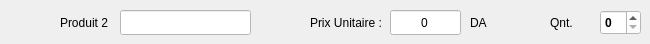
       <widget class="QWidget" name="ProduitB_2">
        <attribute name="title">
         <string>Produit 2</string>
        </attribute>
        <attribute name="toolTip">
         <string>Produit B ...</string>
        </attribute>
        <widget class="QSpinBox" name="productQuantite2">
         <property name="geometry">
          <rect>
           <x>600</x>
           <y>10</y>
           <width>41</width>
           <height>25</height>
          </rect>
         </property>
         <property name="font">
          <font>
           <weight>75</weight>
           <bold>true</bold>
          </font>
         </property>
         <property name="cursor">
          <cursorShape>PointingHandCursor</cursorShape>
         </property>
         <property name="styleSheet">
          <string notr="true">background-color:white;</string>
         </property>
         <property name="maximum">
          <number>1000</number>
         </property>
        </widget>
        <widget class="QLabel" name="providerDProduct_21">
         <property name="geometry">
          <rect>
           <x>310</x>
           <y>10</y>
           <width>71</width>
           <height>25</height>
          </rect>
         </property>
         <property name="styleSheet">
          <string notr="true">QLabel{border:0px}</string>
         </property>
         <property name="text">
          <string>Prix Unitaire :</string>
         </property>
        </widget>
        <widget class="QLabel" name="label_30">
         <property name="geometry">
          <rect>
           <x>470</x>
           <y>10</y>
           <width>21</width>
           <height>25</height>
          </rect>
         </property>
         <property name="font">
          <font>
           <weight>50</weight>
           <bold>false</bold>
          </font>
         </property>
         <property name="styleSheet">
          <string notr="true">QLabel{border:0px}</string>
         </property>
         <property name="text">
          <string>DA</string>
         </property>
        </widget>
        <widget class="QLineEdit" name="productPrice2">
         <property name="geometry">
          <rect>
           <x>390</x>
           <y>10</y>
           <width>71</width>
           <height>25</height>
          </rect>
         </property>
         <property name="styleSheet">
          <string notr="true">background-color:white;</string>
         </property>
         <property name="text">
          <string>0</string>
         </property>
         <property name="alignment">
          <set>Qt::AlignCenter</set>
         </property>
        </widget>
        <widget class="QLabel" name="providerDProduct_22">
         <property name="geometry">
          <rect>
           <x>60</x>
           <y>10</y>
           <width>51</width>
           <height>25</height>
          </rect>
         </property>
         <property name="styleSheet">
          <string notr="true">QLabel{border:0px}</string>
         </property>
         <property name="text">
          <string>Produit 2</string>
         </property>
        </widget>
        <widget class="QLineEdit" name="product2">
         <property name="geometry">
          <rect>
           <x>120</x>
           <y>10</y>
           <width>131</width>
           <height>25</height>
          </rect>
         </property>
         <property name="styleSheet">
          <string notr="true">background-color:white;</string>
         </property>
        </widget>
        <widget class="QLabel" name="providerDProduct_23">
         <property name="geometry">
          <rect>
           <x>550</x>
           <y>10</y>
           <width>41</width>
           <height>25</height>
          </rect>
         </property>
         <property name="styleSheet">
          <string notr="true">QLabel{border:0px}</string>
         </property>
         <property name="text">
          <string>Qnt.</string>
         </property>
        </widget>
       </widget>
